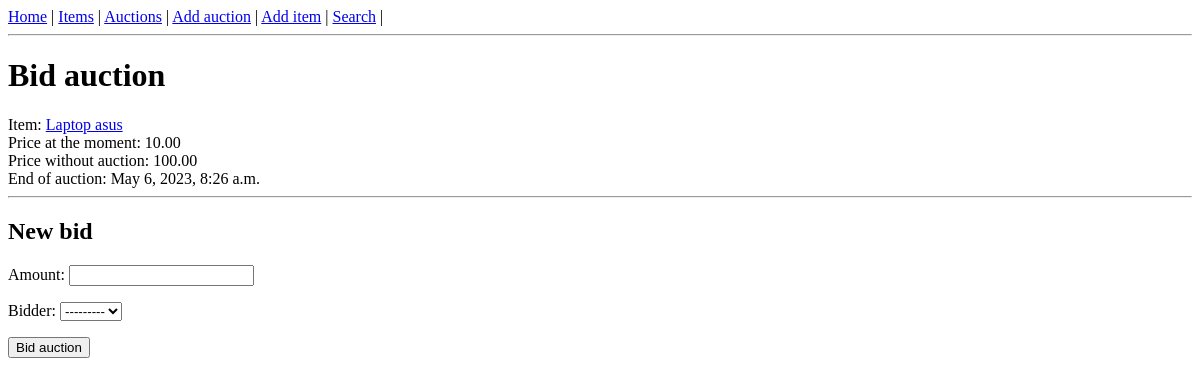
The app's page /bid-auction/1, older data.
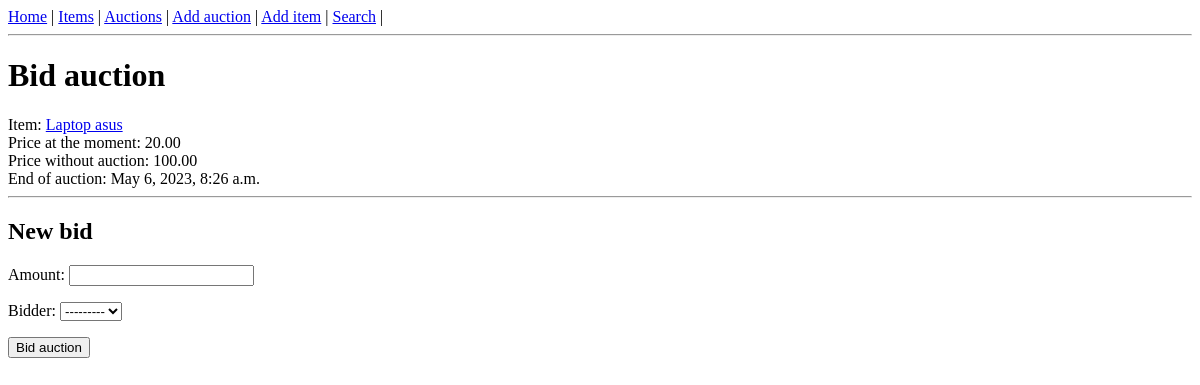
The same page, newer data.
### auctions/models.py (models this page shows, shortened)
class Auction(models.Model):
    name = models.CharField(max_length=255)
    item = models.ForeignKey(Item, on_delete=models.CASCADE)
    min_price = models.DecimalField(max_digits=10, decimal_places=2)
    buy_now_price = models.DecimalField(max_digits=10, decimal_places=2, null=True, blank=True)
    end_date = models.DateTimeField()
    seller = models.ForeignKey(User, on_delete=models.CASCADE, related_name='seller')
    buyer = models.ForeignKey(User, on_delete=models.CASCADE, blank=True, related_name='buyer', null=True)

class Item(models.Model):
    name = models.CharField(max_length=64)
    description = models.TextField()
    image = models.ImageField(null=True, blank=True, upload_to='images/')
    category = models.ForeignKey(Category, on_delete=models.CASCADE)

### auctions/views.py (the view, shortened to what this page needs)
# urls.py: path('bid-auction/<int:pk>', auctions.BidAuction.as_view()),
class BidAuction(View):
    form = BidForm()
    context = {}
    def get(self, request, *args, **kwargs):
        pk = kwargs['pk']
        auction = Auction.objects.get(id=pk)
        self.context['auction'] = auction
        self.context['form'] = self.form
        return render(request, 'auctions/bid_form.html', self.context)

### auctions/forms.py
class BidForm(forms.ModelForm):
    class Meta:
        model = Bid
        exclude = ['auction']

### auctions/templates/auctions/bid_form.html (shortened to what this page needs)
{% extends 'auctions/base_template.html' %}
{% block content %}
<h1>Bid auction</h1>
Item: <a href="/items/{{ auction.item.id }}">{{ auction.item.name }}</a> <br>
Price at the moment: {{ auction.min_price }} <br>
{% if auction.buy_now_price %}
Price without auction: {{ auction.buy_now_price }} <br>
{% endif %}
End of auction: {{ auction.end_date }}<br>
<hr>
<h2>New bid</h2>
<form action="" method="POST">
  {{ form.as_p }}
  <input type="submit" value="Bid auction">
</form>
{% endblock %}

Row changes from the older to the newer data that the page shows:
changed Auction "Laptop asus": min_price "10.00" → "20.00"
